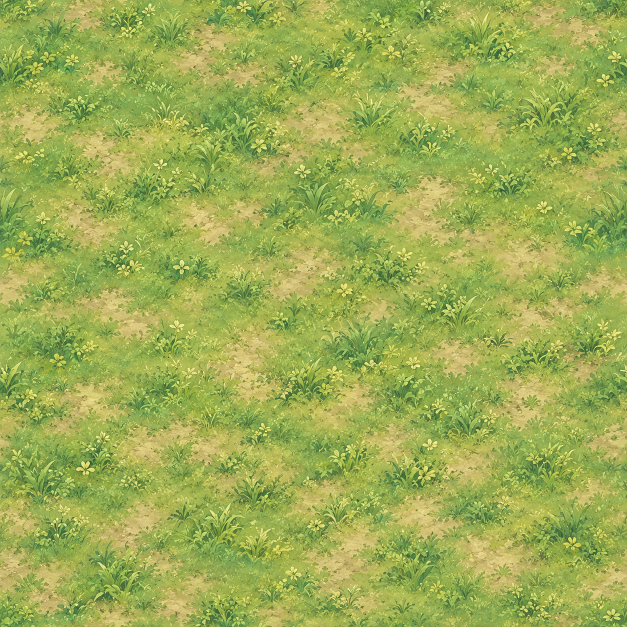
#> input picture designs/01-率土之滨/maps/world-terrain-20261101/grass-seamless-v1.png, 1254 x 1254 px (shown at 1/2 size)
$ python check-seams.py
#> lines starting #> are read from the running program, lines starting #| are printed output that depends on the picture
import json, hashlib
from pathlib import Path
import numpy as np
from PIL import Image

ROOT = Path(__file__).resolve().parents[2]
HERE = Path(__file__).resolve().parent
src = ROOT / 'designs/01-率土之滨/maps/world-terrain-20261101/grass-seamless-v1.png'
im = Image.open(src).convert('RGB')
#> im is the input picture: PIL image 1254x1254 RGB; mean R, G, B 157.3, 173.6, 84.3
a = np.asarray(im).astype(np.float32)
dx = float(np.abs(a[:,1:]-a[:,:-1]).mean())
#> dx = 10.15
dy = float(np.abs(a[1:]-a[:-1]).mean())
#> dy = 10.26
seam_x = float(np.abs(a[:,0]-a[:,-1]).mean())
#> seam_x = 13.92
seam_y = float(np.abs(a[0]-a[-1]).mean())
#> seam_y = 14.56
result = {'schemaVersion':1, 'source':src.relative_to(ROOT).as_posix(),
          'sha256':hashlib.sha256(src.read_bytes()).hexdigest(), 'nativeSize':list(im.size),
          'horizontal':{'edgeMeanAbsRgb':seam_x,'interiorMeanAbsRgb':dx,'ratio':seam_x/max(dx,.001)},
          'vertical':{'edgeMeanAbsRgb':seam_y,'interiorMeanAbsRgb':dy,'ratio':seam_y/max(dy,.001)},
          'thresholdRatio':2.0, 'numericSeamPassed':max(seam_x/max(dx,.001),seam_y/max(dy,.001))<=2,
          'visualReviewPassed':False, 'nativeSourcePixelsModified':False, 'warning':[]}
if im.size != (1024,1024):
    result['warning'].append({'id':'NATIVE_SIZE_DIFFERS_FROM_PROMPT','value':list(im.size),'threshold':[1024,1024]})
if not result['numericSeamPassed']:
    result['warning'].append({'id':'REPEAT_EDGE_DISCONTINUITY','value':[seam_x/max(dx,.001),seam_y/max(dy,.001)],'threshold':2.0})
tile = Image.new('RGB',(im.width*3,im.height*3))
#> tile: PIL image 3762x3762 RGB; every value is 0
for y in range(3):
    for x in range(3):tile.paste(im,(x*im.width,y*im.height))
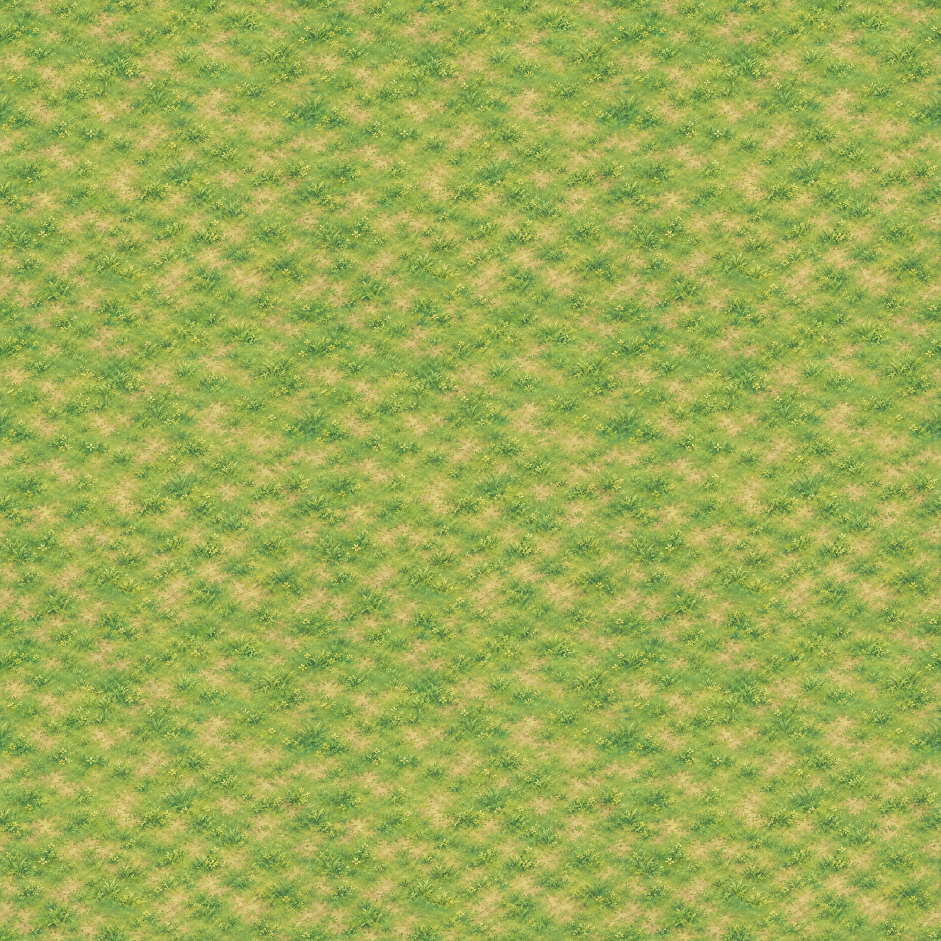
#> tile: PIL image 3762x3762 RGB (shown at 1/4 size); mean R, G, B 157.3, 173.6, 84.3
tile.crop((im.width-256,im.height-256,im.width+256,im.height+256)).save(HERE/'repeat-join-native.png')
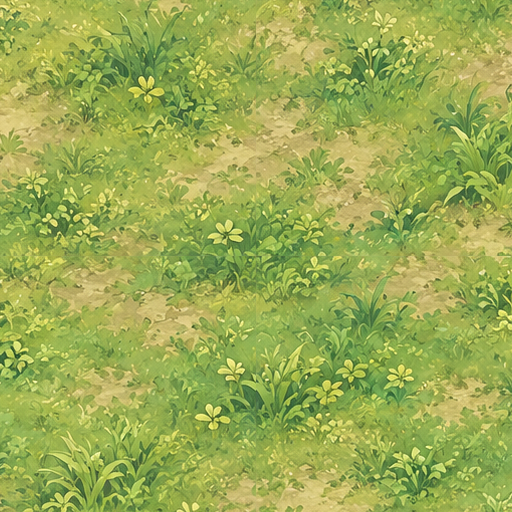
#> saved as repeat-join-native.png: PIL image 512x512 RGB; mean R, G, B 154.9, 171.9, 83.6
overview = tile.resize((1254,1254),Image.Resampling.LANCZOS)
overview.save(HERE/'repeat-3x3-overview.png')
result['qaDerivations']=[{'file':'records/world-terrain-20261101/repeat-join-native.png','operation':'512x512 exact pixel crop across the horizontal/vertical repeat junction'},
                         {'file':'records/world-terrain-20261101/repeat-3x3-overview.png','operation':'QA repeat overview downscale only; not native detail'}]
previous=HERE/'seam-review.json'
if previous.exists():
    old=json.loads(previous.read_text(encoding='utf-8'))
    if old.get('sha256')==result['sha256']:
        result['visualReviewPassed']=old.get('visualReviewPassed',False)
        if 'visualReview' in old:result['visualReview']=old['visualReview']
        result['warning']+= [x for x in old.get('warning',[]) if x not in result['warning']]
(HERE/'seam-review.json').write_text(json.dumps(result,ensure_ascii=False,indent=2)+'\n',encoding='utf-8')
print(json.dumps(result,ensure_ascii=True))
#> (printed output is left out)
